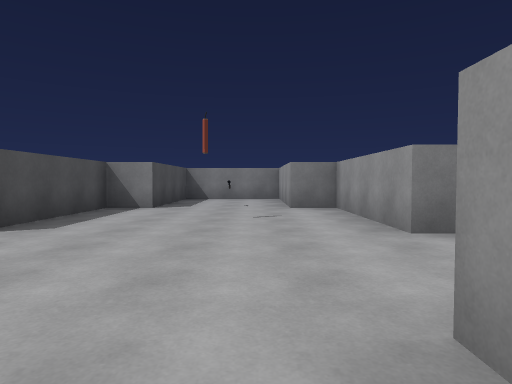
[1] (above)

12 first-person views from a walk through a scene from a Unity 3-D project. The camera is 1.2 m above the floor, tilts 2° down and sees 75° across. The floor is counted in squares, 2 m on a side. Each view is taken from the middle of a square. On the plan, view 1 faces up. The plan holds only what a view shows up to about 10 squares ahead; the rest is blank.

[2]
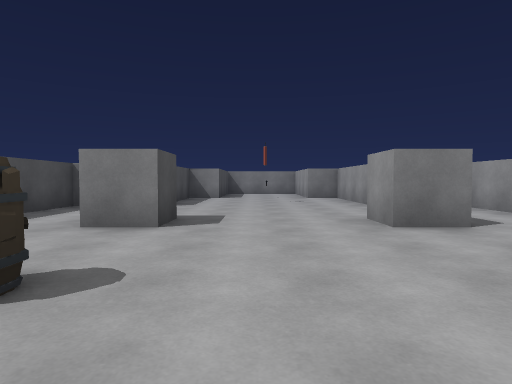

[3]
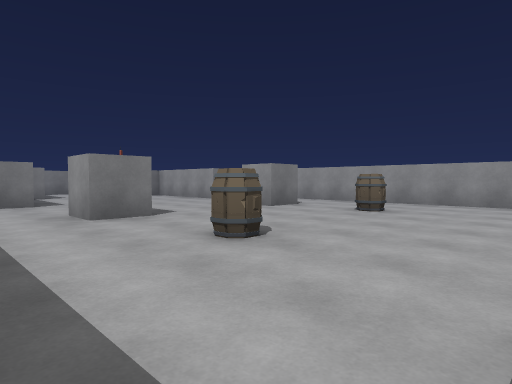

[4]
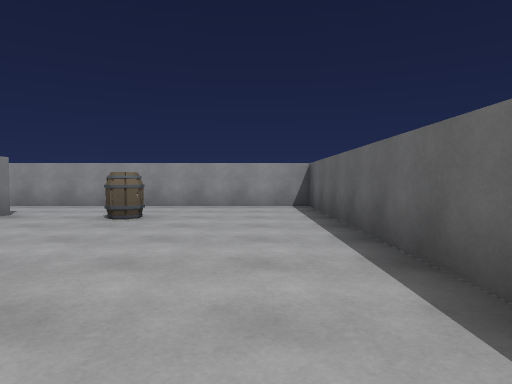

[5]
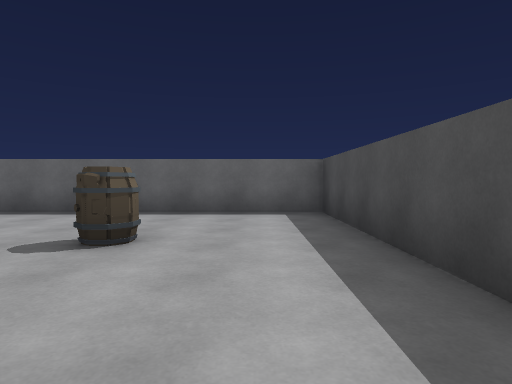

[6]
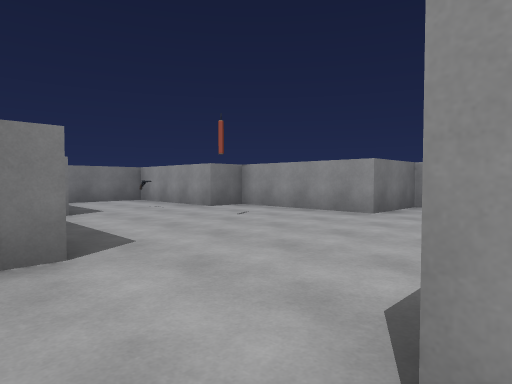

[7]
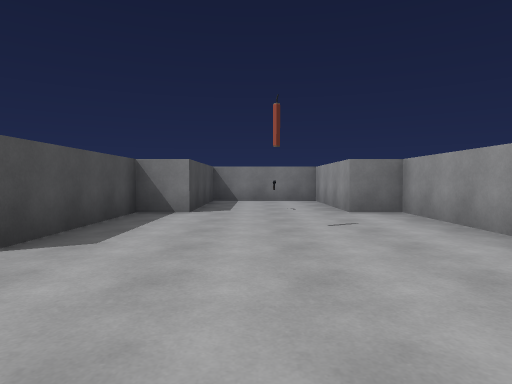

[8]
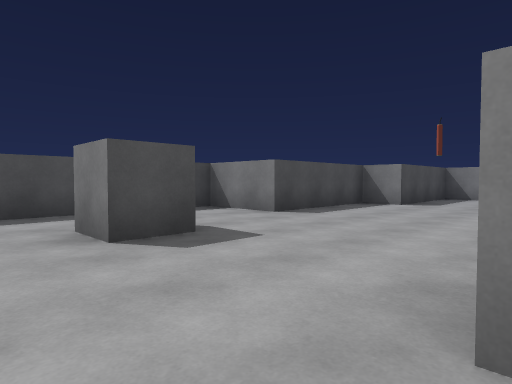

[9]
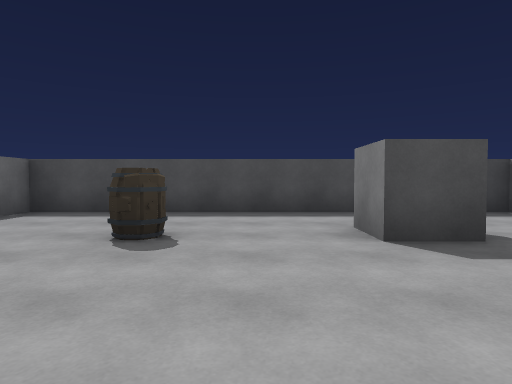

[10]
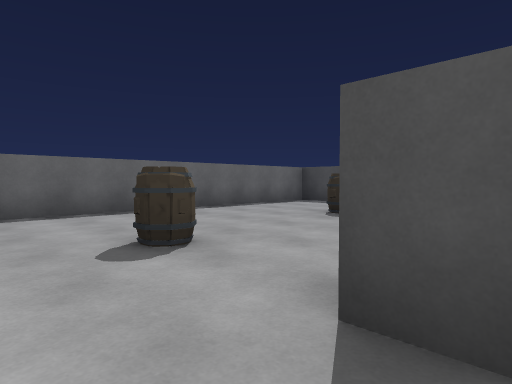

[11]
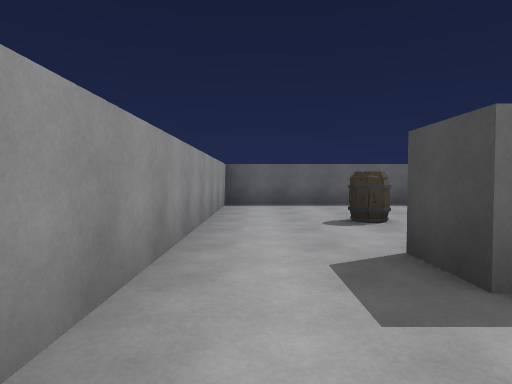

[12]
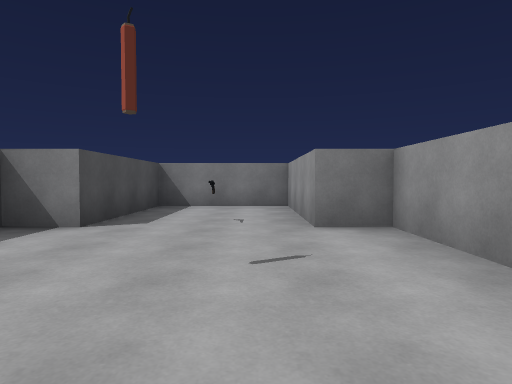

### Floor plan
Points are (right, up) in squares from view 1. A wall is a line through its corners. A room is listed if a view was taken in it or the views show most of it. See-through windows are left out.
Room 1 (views 1, 2, 3, 4, 5, 6, 7, 8, 9, 10, 11, 12)
walls: (-2.2, 1.4) (-2.2, 0.3) (-3.3, 0.3) (-3.3, 1.4); (1.8, 1.4) (1.8, 0.3) (0.8, 0.3) (0.8, 1.4); (-3.2, 3.7) (-5.3, 3.7) (-5.3, -5.3) (3.7, -5.3) (3.7, 3.7) (1.8, 3.7) (1.8, 7.2) (0.8, 7.2) (0.8, 10.7) (-2.2, 10.7) (-2.2, 7.2) (-3.2, 7.2) (-3.2, 3.7)
objects: barrel (-2, -2); other object (-1, 8); barrel (1, -2)

Positions as (right, up) in squares from view 1, and headings:
1: (0, 0), facing up
2: (-1, -4), facing up
3: (-5, -5), facing up-right
4: (-4, -4), facing right
5: (-4, 1), facing down
6: (-4, 1), facing up-right
7: (-1, 1), facing up
8: (1, -1), facing up-left
9: (1, -1), facing left
10: (3, 1), facing down-left
11: (3, 3), facing down
12: (0, 3), facing up
